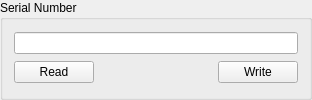
          <widget class="QGroupBox" name="gbPrgmSerialNum">
           <property name="title">
            <string>Serial Number</string>
           </property>
           <layout class="QGridLayout" name="gridLayout_7">
            <item row="0" column="0" colspan="3">
             <widget class="QLineEdit" name="editPrgmSerialNum">
              <property name="minimumSize">
               <size>
                <width>200</width>
                <height>0</height>
               </size>
              </property>
             </widget>
            </item>
            <item row="1" column="0">
             <widget class="QPushButton" name="btnPrgmSerialRead">
              <property name="text">
               <string>Read</string>
              </property>
             </widget>
            </item>
            <item row="1" column="1">
             <spacer name="horizontalSpacer_5">
              <property name="orientation">
               <enum>Qt::Horizontal</enum>
              </property>
              <property name="sizeHint" stdset="0">
               <size>
                <width>112</width>
                <height>20</height>
               </size>
              </property>
             </spacer>
            </item>
            <item row="1" column="2">
             <widget class="QPushButton" name="btnPrgmSerialWrite">
              <property name="text">
               <string>Write</string>
              </property>
             </widget>
            </item>
           </layout>
          </widget>
